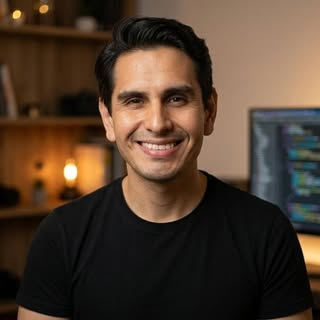
#> input picture builds/2026-08-15-3-pasos-leads/assets/seb.jpg, 320 x 320 px
$ python -i sebastian_macbook_dark.py   (imports and definitions only)
#> lines starting #> are read from the running program, lines starting #| are printed output that depends on the picture
#> further down, picture is the input picture: shape (320, 320, 3); mean B, G, R 46.2, 61, 79.7
#!/usr/bin/env python3
"""Sebastián + MacBook oscuro — generado de cero, identidad seb.jpg, sin overlays."""
from __future__ import annotations

import shutil
from pathlib import Path

import cv2
import insightface
import numpy as np
from insightface.app import FaceAnalysis
from PIL import Image

SOURCE = Path("/workspace/seb.jpg")
SCENE = Path("/opt/cursor/artifacts/assets/sebastian-macbook-dark-base-v3.png")
OUT_DIR = Path("/workspace/resultados/sebastian-macbook-dark")
SWAPPER = Path("/home/ubuntu/.insightface/models/inswapper_128.onnx")
ARTIFACT = Path("/opt/cursor/artifacts/assets/sebastian-macbook-dark.png")

DARKEN = 0.82
BLUR_BG = 16.0
BLUR_SUBJECT = 1.2


def largest_face(faces: list) -> insightface.app.common.Face:
    return max(faces, key=lambda f: (f.bbox[2] - f.bbox[0]) * (f.bbox[3] - f.bbox[1]))


def crop_4x5(bgr: np.ndarray) -> np.ndarray:
    rgb = cv2.cvtColor(bgr, cv2.COLOR_BGR2RGB)
    im = Image.fromarray(rgb)
    w, h = im.size
#> w = 320; h = 320
    target = 4 / 5
    if w / h > target:
        nw = int(h * target)
#> nw = 256
        im = im.crop(((w - nw) // 2, 0, (w + nw) // 2, h))
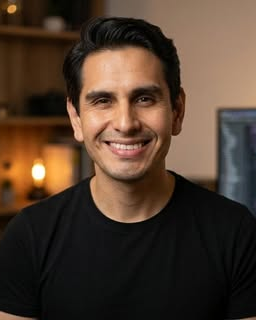
#> im: PIL image 256x320 RGB; mean R, G, B 78.7, 59.9, 45.8
    else:
        nh = int(w / target)
        im = im.crop((0, (h - nh) // 2, w, (h + nh) // 2))
    return cv2.cvtColor(np.array(im.resize((1080, 1350), Image.Resampling.LANCZOS)), cv2.COLOR_RGB2BGR)
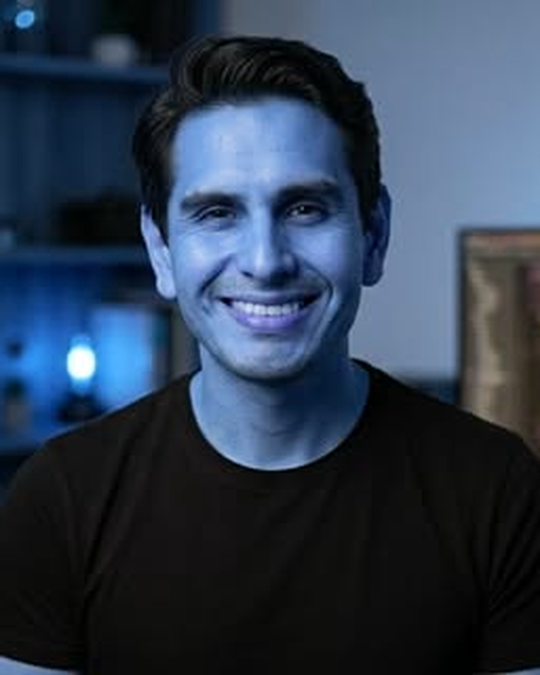
#> returned value: shape (1350, 1080, 3) (shown at 1/2 size); mean R, G, B 45.8, 59.9, 78.7


def apply_depth_blur(bgr: np.ndarray) -> np.ndarray:
    light = cv2.GaussianBlur(bgr, (0, 0), BLUR_SUBJECT).astype(np.float32)
    heavy = cv2.GaussianBlur(bgr, (0, 0), BLUR_BG).astype(np.float32)
    h, w = bgr.shape[:2]
    cx, cy = w * 0.5, h * 0.42
    xs = (np.arange(w, dtype=np.float32) - cx) / (w * 0.52)
    ys = (np.arange(h, dtype=np.float32) - cy) / (h * 0.50)
    dist = np.sqrt(xs[np.newaxis, :] ** 2 + ys[:, np.newaxis] ** 2)
    mask = np.clip((dist - 0.04) / 0.96, 0, 1) ** 1.1
    m3 = mask[..., np.newaxis]
    out = light * (1 - m3) + heavy * m3
    return np.clip(out * DARKEN, 0, 255).astype(np.uint8)


def main() -> None:
    OUT_DIR.mkdir(parents=True, exist_ok=True)
    app = FaceAnalysis(name="buffalo_l")
    app.prepare(ctx_id=-1, det_size=(640, 640))
    swapper = insightface.model_zoo.get_model(str(SWAPPER), providers=["CPUExecutionProvider"])

    source = cv2.imread(str(SOURCE))
    scene = cv2.imread(str(SCENE))
    if source is None or scene is None:
        raise SystemExit("No se pudo leer seb.jpg o la escena")

    src = largest_face(app.get(source))
    tgt = largest_face(app.get(scene))
    swapped = swapper.get(scene.copy(), tgt, src, paste_back=True)
    final = apply_depth_blur(swapped)
    final = crop_4x5(final)

    png = OUT_DIR / "sebastian-macbook-dark.png"
    jpg = OUT_DIR / "sebastian-macbook-dark.jpg"
    cv2.imwrite(str(png), final, [cv2.IMWRITE_PNG_COMPRESSION, 3])
    cv2.imwrite(str(jpg), final, [cv2.IMWRITE_JPEG_QUALITY, 94])
    shutil.copy(png, ARTIFACT)
    print(f"OK {png}")


# [2 lines not run here, left out]

>>> import cv2
>>> picture = cv2.imread('../builds/2026-08-15-3-pasos-leads/assets/seb.jpg')
>>> result = crop_4x5(picture)

$ run again, on builds/2026-08-25-turbo-blueprint/assets/ref-slide-03-raw.jpg
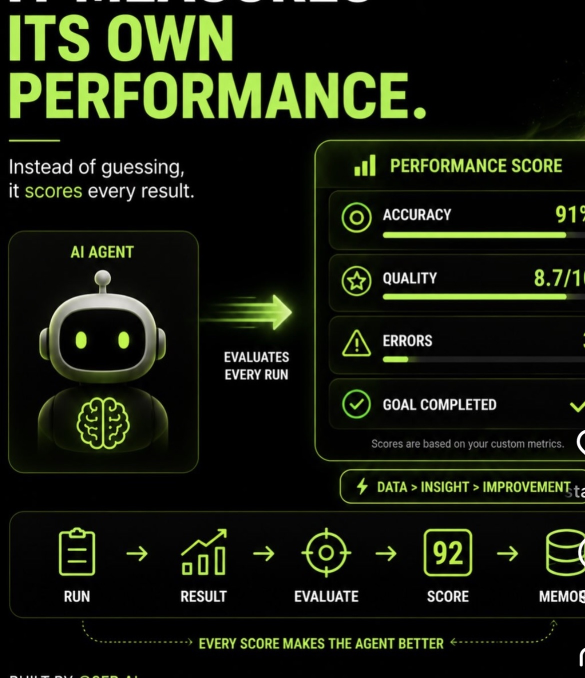
#> input picture builds/2026-08-25-turbo-blueprint/assets/ref-slide-03-raw.jpg, 1170 x 1355 px (shown at 1/2 size)
#> picture is the input picture: shape (1355, 1170, 3); mean B, G, R 14.5, 27.9, 22.9
#> in crop_4x5, `im = im.crop(((w - nw) // 2, 0, (w + nw) // 2, h))`:
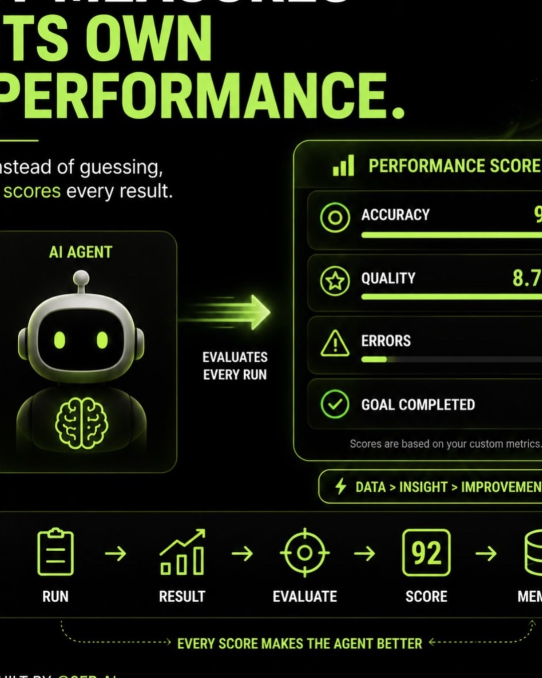
#> im: PIL image 1084x1355 RGB (shown at 1/2 size); mean R, G, B 23.2, 28.3, 14.7
#> in crop_4x5, `return cv2.cvtColor(np.array(im.resize((1080, 1350), Image.Resampling...`:
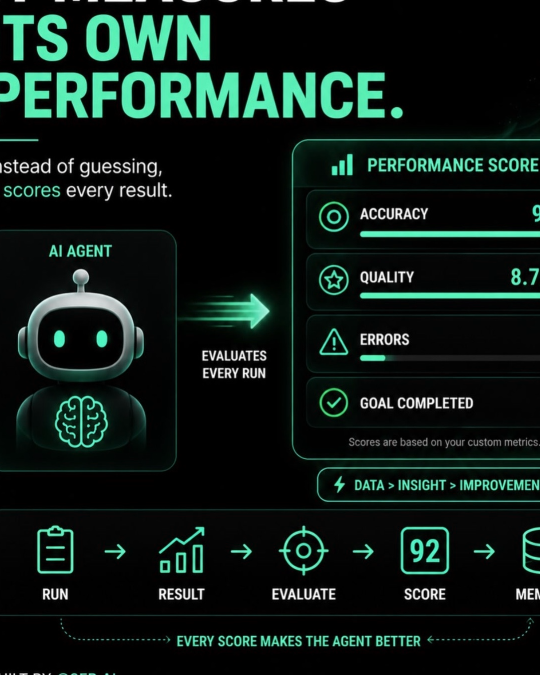
#> returned value: shape (1350, 1080, 3) (shown at 1/2 size); mean R, G, B 14.7, 28.3, 23.2
